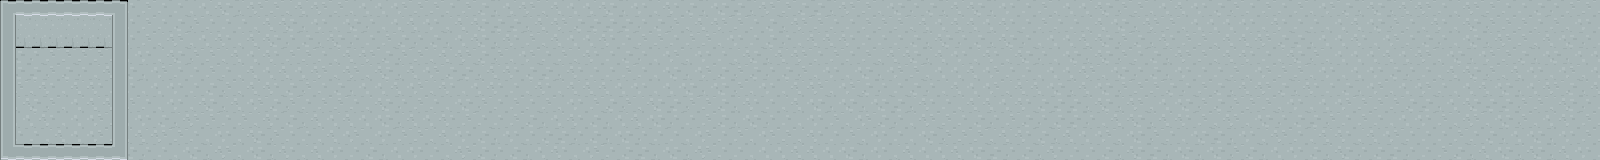

The image is a tile-based game level rendered from a .tmx file. Its description and source (layers, tilesets, objects; grid data summarised) follow:
An orthogonal 100x10 tile map with 16x16 px tiles, 4 tile layers (Background, Obstacles, Interactive, Foreground).

<map version="1.0" orientation="orthogonal" renderorder="right-down" width="100" height="10" tilewidth="16" tileheight="16" nextobjectid="1">
 <tileset firstgid="1" name="roguelikeDungeon_transparent" tilewidth="16" tileheight="16" spacing="1" tilecount="522" columns="29">
  <image source="School/Mobile/roguelikeDungeon_transparent.png" width="492" height="305" />
 </tileset>
 <layer name="Background" width="100" height="10">
  <data>[1000 cells, 1000 non-empty, 13 distinct tile ids]</data>
 </layer>
 <layer name="Obstacles" width="100" height="10">
  <data>[1000 cells, 0 non-empty, 0 distinct tile ids]</data>
 </layer>
 <layer name="Interactive" width="100" height="10">
  <data>[1000 cells, 0 non-empty, 0 distinct tile ids]</data>
 </layer>
 <layer name="Foreground" width="100" height="10">
  <data>[1000 cells, 0 non-empty, 0 distinct tile ids]</data>
 </layer>
</map>
